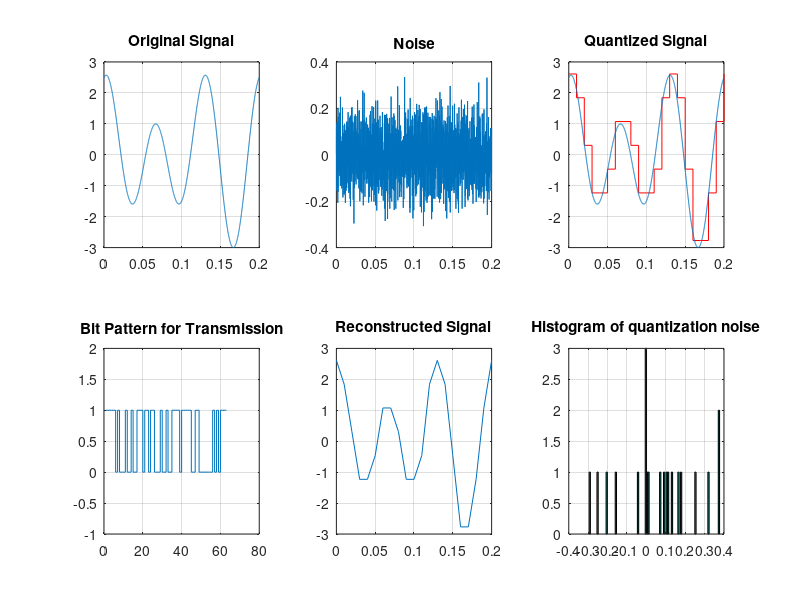

Source code (MATLAB):
clear all
close all
clc

f1 = 10;
f2 = 15;
fs = 100;
deviation = 0.1;

x = @(t)(sin(2*pi*f1*t+pi/6) + 2*cos(2*pi*f2*t));
xn = @(t)(deviation*randn(size(t)));

%Original Signal
t1 = 0:0.0001:2*(1/10);
x1 = x(t1);
x_noise = xn(t1);


t2 = 0:(1/fs):2*(1/10);%Sampled Frequency
x2 = x(t2);
noise = xn(t2);%Sampled Noise
noisy_signal = x2+noise;%Sampled Noisy Signal


%Quantization
    bit = 3;
    levels = 2^bit;
    quantized_layers = linspace(min(noisy_signal),max(noisy_signal),levels);
    delta = abs(quantized_layers(1) - quantized_layers(2));
    xq = zeros(1,length(noisy_signal));
    xbin = zeros(1,length(noisy_signal));

    for i = 1:length(x2)
        for j = 1:length(quantized_layers)
            if((noisy_signal(i) >= quantized_layers(j)) && (noisy_signal(i) < (quantized_layers(j)+delta/2)))
                xq(i) = quantized_layers(j);
                xbin(i) =j-1;
            elseif((noisy_signal(i) >= (quantized_layers(j)+delta/2)) && (noisy_signal(i) <= quantized_layers(j+1)))
                xq(i) = quantized_layers(j+1);
                xbin(i) = j;
            end
        end
    end
    
    subplot(2,3,1);
    plot(t1,x1);%Original_Signal_Plot
    grid on;
    title('Original Signal');
    subplot(2,3,2);
    plot(t1,x_noise);
    grid on;
    title('Noise');
    subplot(2,3,3);
    stairs(t2,xq,'r');%Quantized Signal Plot
    hold on;
    plot(t1,x1);
    grid on;
    title('Quantized Signal');
    hold off;
   
    %Generating Bit Pattern
    xbin_final=dec2bin(xbin);
    xbin_final
    pattern = num2str(xbin_final(1,:));
    for i = 2:length(xbin_final)
        string = num2str(xbin_final(i,:));
        pattern = strcat(pattern,string);
    end
    pattern
    
    
    %Generating Transmitted signal plot
    voltage = [];
    for j = 1:length(pattern)
        if(pattern(j) == '0')
            voltage = [voltage 0];
        else
            voltage = [voltage 1];
        end
    end
    subplot(2,3,4);
    stairs(voltage);
    title('Bit Pattern for Transmission');
    axis([0 80 -1 2]);
    grid on
    
    
    %Reconstructed Signal
    subplot(2,3,5);
    plot(t2,xq);
    title('Reconstructed Signal');
    grid on;
    
    
    
    %Histogram of quantization Noise
    quantization_noise = xq-noisy_signal;
    subplot(2,3,6)
    hist(quantization_noise,100);
    grid on;
    title('Histogram of quantization noise')
   
    
    %SQNR
    en = noisy_signal - xq;
    quantization_noise_power = sum(en.^2)/length(en);
    sampled_signal_power = sum(noisy_signal.^2)/length(noisy_signal);
    SQNR = 10*log10(sampled_signal_power/quantization_noise_power)
    SQNR_theory = 1.76+6.02*bit
    
    
    %SNR
    noise_power = sum(noise.^2)/length(noise);
    SNR = 10*log10(sampled_signal_power/noise_power)
